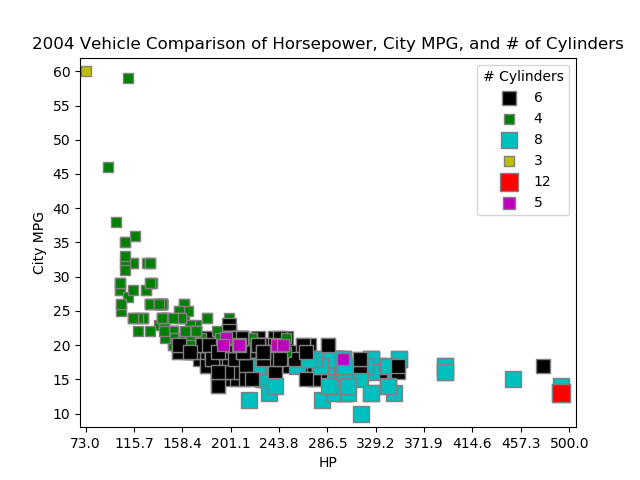

Source code (Python):
import pandas as pd
import sys
import numpy as np
import matplotlib.pyplot as plt
from collections import OrderedDict

def main():
    args = sys.argv
    carsdf = pd.read_csv(args[1])
    # carsdf = pd.read_csv("cars04.csv")

    h = []
    c = []
    cy = set()
    for cmpg, hp, cyl, in zip(carsdf['City MPG'],
                carsdf['HP'], carsdf['Cyl']):
        if hp is not '*' and cmpg is not '*' and cyl is not -1:
            h.append(int(hp))
            c.append(int(cmpg))
            cy.add(cyl)
            hp=float(hp)
            cmpg=float(cmpg)
            cyl=float(cyl)
            if cyl == 3:
                plt.scatter(x=hp, y=cmpg, marker='s', s=(cyl * 15), color='y', edgecolors='gray', label=3)
            if cyl == 4:
                plt.scatter(x=hp, y=cmpg, marker='s', s=(cyl * 15), color='g', edgecolors='gray', label=4)
            if cyl == 5:
                plt.scatter(x=hp, y=cmpg, marker='s', s=(cyl * 15), color='m', edgecolors='gray', label=5)
            if cyl == 6:
                plt.scatter(x=hp, y=cmpg, marker='s', s=(cyl * 15), color='k', edgecolors='gray', label=6)
            if cyl == 8:
                plt.scatter(x=hp, y=cmpg, marker='s', s=(cyl * 15), color='c', edgecolors='gray', label=8)
            if cyl == 10:
                plt.scatter(x=hp, y=cmpg, marker='s', s=(cyl * 15), color='gray', edgecolors='gray', label=10)
            if cyl == 12:
                plt.scatter(x=hp, y=cmpg, marker='s', s=(cyl * 15), color='r', edgecolors='gray', label=12)

    plt.xticks(np.arange(min(h), max(h) + 10, 42.7))
    plt.yticks(np.arange(min(c), max(c)+1, 5))
    plt.xlim(xmin=min(h)-5, xmax=max(h)+13)
    plt.ylim(ymin=min(c)-2, ymax=max(c)+2)
    plt.xlabel("HP")
    plt.ylabel("City MPG")
    plt.title("2004 Vehicle Comparison of Horsepower, City MPG, and # of Cylinders")
    handles, labels = plt.gca().get_legend_handles_labels()
    by_label = OrderedDict(zip(labels, handles))
    plt.legend(by_label.values(), by_label.keys(), title="# Cylinders")
    # plt.show()
    plt.savefig(sys.argv[2])
    plt.clf()


if __name__ == '__main__':
    main()
